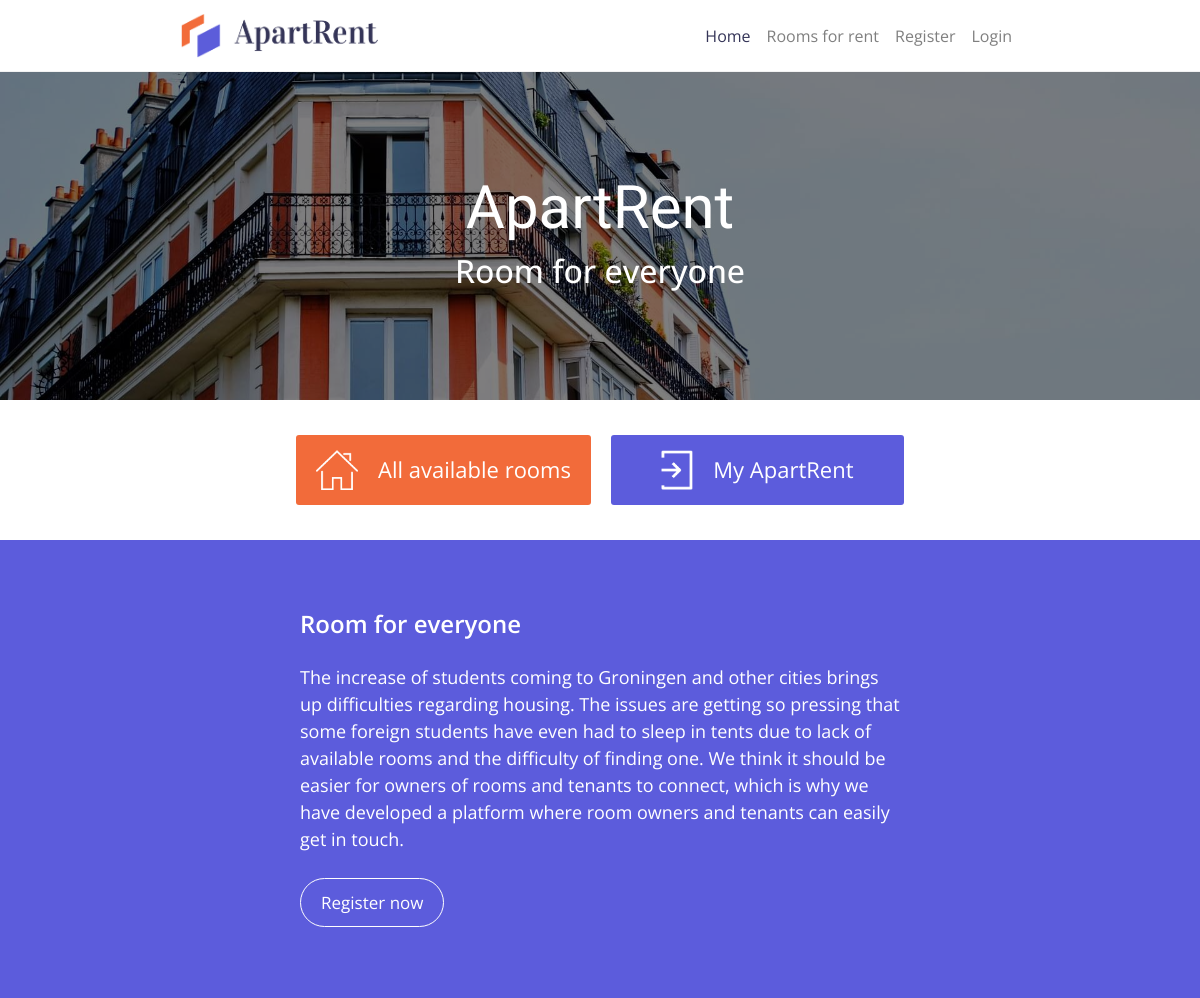
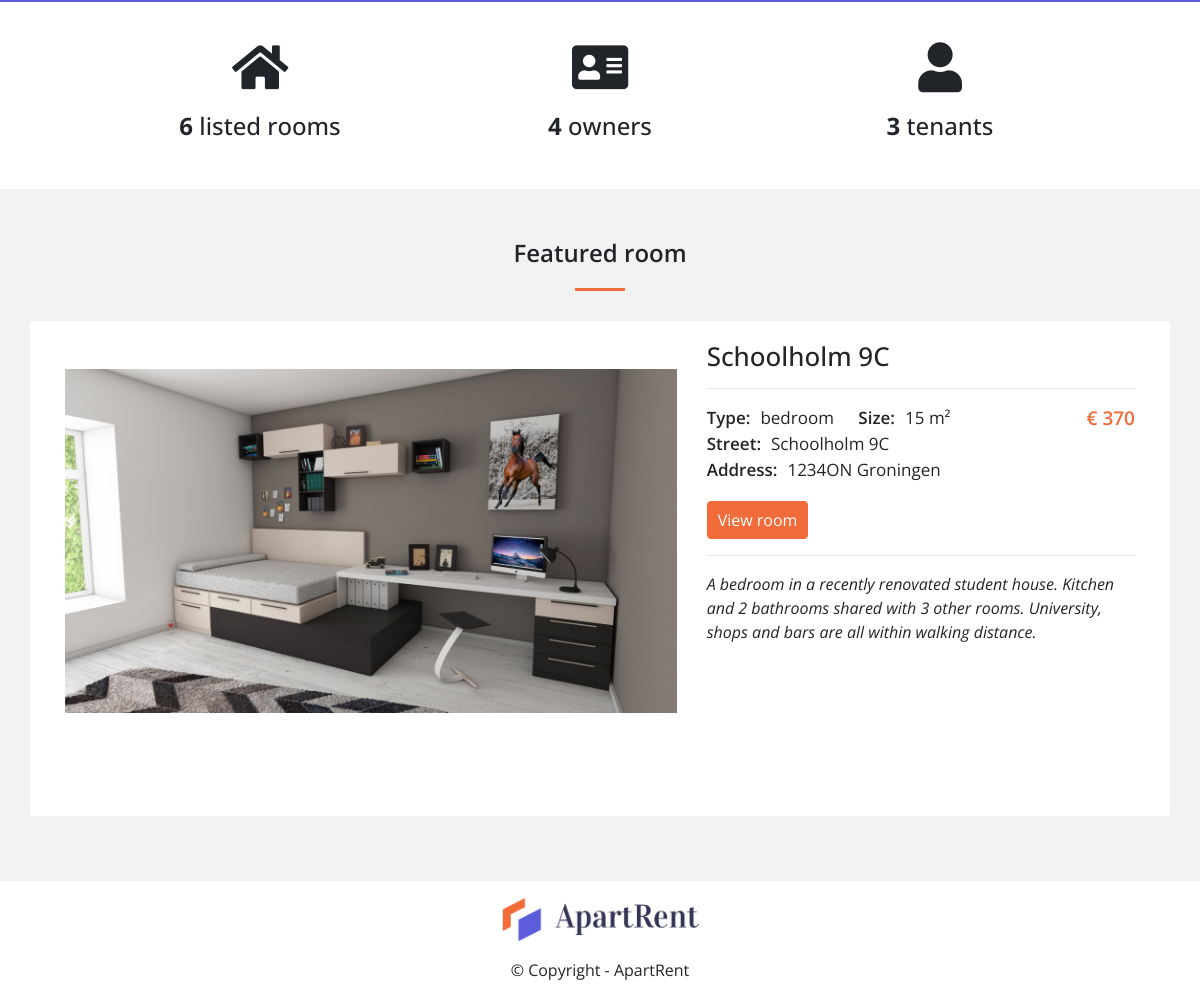
The page / on the database its author committed (2 pictures, top to bottom).
### tables this page shows
CREATE TABLE `rooms` (
  `id` int(11) NOT NULL,
  `owner_id` int(11) NOT NULL,
  `city` varchar(255) NOT NULL,
  `postal_code` varchar(255) NOT NULL,
  `street` varchar(255) NOT NULL,
  `street_number` int(11) NOT NULL,
  `addition` varchar(255) DEFAULT NULL,
  `size` int(11) NOT NULL,
  `type` varchar(255) NOT NULL,
  `price` int(11) NOT NULL,
  `description` varchar(255) NOT NULL
);

### views/home.php (the view, shortened to what this page needs)
<!doctype html>
<html lang="en">
    <head>
        <?= $head_upper_content ?>
        <link rel="stylesheet" href="/DDWT18_final/css/home.css">
        <link rel="stylesheet" href="/DDWT18_final/css/single-room.css">
    </head>
    <body>
        <?= $navigation ?>
        <div class="jumbotron jumbotron-fluid home-jumbo">
            <div class="container hero-container">
                <div class="hero-text">
                    <h1 class="display-4"><?= $header_title ?></h1>
                    <h2 class="display-6"><?= $header_subtitle ?></h2>
                </div>
            </div>
        </div>
        <div class="container-fluid home-button-section">
            <div class="row justify-content-center">
                <div class="home-btn-col">
                    <a href="/DDWT18_final/rentable-rooms/">
                        <div class="home-btn hb-1">
                            <img src="/DDWT18_final/resources/icons/appartments-icon.png">
                            <p>All available rooms</p>
                        </div>
                    </a>
                </div>
                <div class="home-btn-col">
                    <a href="/DDWT18_final/my-account/">
                        <div class="home-btn hb-2">
                          <img src="/DDWT18_final/resources/icons/my-account-icon.png">
                          <p>My ApartRent</p>
                        </div>
                    </a>
                </div>
            </div>
        </div>
        <div class="container-fluid intro-text-container">
            <div class="row justify-content-center intro-text-row">
                <div class="col-lg-6 col-md-8 col-sm-8 intro-text-col">
                    <h3 class="introduction-header">Room for everyone</h3>
                    <p class="intro-text">The increase of students coming to Groningen and other cities brings up difficulties regarding housing. The issues are getting so pressing that some foreign students have even had to sleep in tents due to lack of available rooms and the difficulty of finding one. We think it should be easier for owners of rooms and tenants to connect, which is why we have developed a platform where room owners and tenants can easily get in touch.</p>
                    <div class="intro-btn-wrapper"><?= $intro_btn ?></div>
                </div>
            </div>
        </div>
        <div class="container-fluid counter-container">
            <div class="row justify-content-center counter-row">
                <div class="col-12 counter-col">
                    <div class="row justify-content-center inner-counter-row">
                        <div class="col-3 col-xs-12 counter-inner-col">
                            <i class="fas fa-home counter-icon"></i>
                            <h4 class="counter-text"><b><?= $room_amnt ?></b> listed rooms</h4>
                        </div>
                        <div class="col-3 col-xs-12 counter-inner-col">
                            <i class="fas fa-address-card counter-icon"></i>
                            <h4 class="counter-text"><b><?= $owner_amnt ?></b> owners</h4>
                        </div>
                        <div class="col-3 col-xs-12 counter-inner-col">
                            <i class="fas fa-user counter-icon"></i>
                            <h4 class="counter-text"><b><?= $tenant_amnt ?></b> tenants</h4>
                        </div>
                    </div>
                </div>
            </div>
        </div>
        <div class="container featured-room-container">
            <h3 class="featured-text">Featured room</h3>
            <div class="divider-wrapper">
                <div class="divider"></div>
            </div>
            <div class="row sr-row r1">
                <div class="col-lg-7 slider-col order-lg-1 order-2">
                    <div class="slideshow-container">
                        <?php
                            foreach ($room_images as $image) {
                                echo get_slider_img_html($image);
                            }
                        ?>
                    </div>
                </div>
                <div class="room-info-col col-lg-5 order-lg-2 order-1">
                    <h2><?php echo(htmlspecialchars($room_info['street'] . ' ' . $room_info['street_number'] . $room_info['addition'])) ?></h2>
                    <hr>
                    <div class="room-info-wrapper">
                        <p class="room-info">
                            <span><strong>Type:</strong><?php echo htmlspecialchars($room_info['type']) ?></span>
                            <span><strong>Size:</strong><?php echo htmlspecialchars($room_info['size']) ?> m²</span>
                            <span class="price">€ <?php echo htmlspecialchars($room_info['price']) ?></span></span>
                            <br>
                            <span><strong>Street:</strong><?php echo htmlspecialchars($room_info['street'] . ' ' . $room_info['street_number'] . $room_info['addition']) ?></span><br>
                            <span><strong>Address:</strong><?php echo htmlspecialchars($room_info['postal_code'] . ' ' . $room_info['city'])?></span>
                        </p>
                        <div class="viewroom-btn-wrapper">
                            <a href="/DDWT18_final/room/?id=<?php echo $room_info['id'] ?>" class="view-room btn">View room</a>
                        </div>
                        <hr>
                    </div>
                    <div class="description">
                        <p><?php echo htmlspecialchars($room_info['description']) ?></p>
                    </div>
                </div>
            </div>
        </div>
        <?= $footer ?>
    </body>
</html>

### model.php (shortened to what this page needs)
<?php
function new_route($route_uri, $request_type) {
    $route_uri_expl = array_filter(explode('/', $route_uri));
    $current_path_expl = array_filter(explode('/', parse_url($_SERVER['REQUEST_URI'], PHP_URL_PATH)));
    if ($route_uri_expl == $current_path_expl && $_SERVER['REQUEST_METHOD'] == strtoupper($request_type)) {
        return true;
    }
}
function get_navigation($template, $active_id, $state, $role) {
    $navigation_exp = '
    <nav class="navbar fixed-top navbar-expand-lg navbar-light">
    <a href="/DDWT18_final/" class="navbar-brand">
        <img src="/DDWT18_final/resources/logo/apartrent-logo.png" class="navbar-logo" alt="">
    </a>
    <button class="navbar-toggler" type="button" data-toggle="collapse" data-target="#navbarSupportedContent" aria-controls="navbarSupportedContent" aria-expanded="false" aria-label="Toggle navigation">
    <span class="navbar-toggler-icon"></span>
    </button>
    <div class="collapse navbar-collapse" id="navbarSupportedContent">
    <ul class="navbar-nav mr-auto">';
    foreach ($template as $name => $info) {
        if ($info['role'] == $role or $info['role'] == 'all' ) {
            if ($info['state'] == $state or $info['state'] == 'neutral'){
                if ($name == $active_id) {
                    $navigation_exp .= '<li class="nav-item active">';
                    $navigation_exp .= '<a class="nav-link" href="' . $template[$active_id]['url'] . '">' . $template[$active_id]['name'] . '</a>';
                    }
                else {
                    $navigation_exp .= '<li class="nav-item">';
                    $navigation_exp .= '<a class="nav-link" href="' . $info['url'] . '">' . $info['name'] . '</a>';
                    }
            }
        }
        $navigation_exp .= '</li>';
    }
    $navigation_exp .= '
    </ul>
    </div>
    </nav>';
    return $navigation_exp;
}
function get_head_upper_content() {
    return '<meta charset="utf-8">
        <meta name="viewport" content="width=device-width, initial-scale=1, shrink-to-fit=no">
        <link rel="icon"
            type="image/png"
            href="/favicon.ico">
        <link href="https://fonts.googleapis.com/css?family=Vidaloka" rel="stylesheet">
        <link href="https://fonts.googleapis.com/css?family=Open+Sans:400,400i,600,600i,700,700i" rel="stylesheet">
        <link rel="stylesheet" href="https://use.fontawesome.com/releases/v5.6.3/css/all.css">
        <link rel="stylesheet" href="https://stackpath.bootstrapcdn.com/bootstrap/4.1.3/css/bootstrap.min.css"
>
        <link rel="stylesheet" href="/DDWT18_final/css/main.css">
        <script src="/DDWT18_final/js/main.js"></script>';
}
function get_footer_content() {
    return '<footer class="page-footer font-small">
        <div class="footer-img-wrapper">
            <img src="/DDWT18_final/resources/logo/apartrent-logo.png" class="navbar-logo" alt="">
        </div>
        <div class="footer-copyright text-center py-3">© <?php echo date("Y") ?> Copyright - ApartRent</div>
        </footer>';
}
function check_login() {
    if (isset($_SESSION['user_id'])){
        return true;
    } else {
        return false;
    }
}
function get_intro_button($pdo) {
    if (check_login()) {
        $user_id = $_SESSION['user_id'];
        if (is_owner($pdo, $user_id)) {
            $intro_btn = '<a class="intro-btn" href="/DDWT18_final/add-room/">List a room</a>';
        } else {
            $intro_btn = '<a class="intro-btn" href="/DDWT18_final/rentable-rooms/">Start searching now</a>';
        }
    } else {
        $intro_btn = '<a class="intro-btn" href="/DDWT18_final/register/">Register now</a>';
    }
    return $intro_btn;
}
function get_slider_img_html($image) {
    $template =
        '<div class="slides slider-fade">
            <img src="$img" style="width:100%">
        </div>';
    return strtr($template, array('$img' => $image));
}
function count_owners($pdo) {
    $stmt = $pdo->prepare('SELECT * FROM owner');
    $stmt->execute();
    $owners = $stmt->rowCount();
    return $owners;
}
function count_tenants($pdo) {
    $stmt = $pdo->prepare('SELECT * FROM tenant');
    $stmt->execute();
    $tenants = $stmt->rowCount();
    return $tenants;
}
function count_rooms($pdo) {
    $stmt = $pdo->prepare('SELECT * FROM rooms');
    $stmt->execute();
    $rooms = $stmt->rowCount();
    return $rooms;
}
function get_random_room_id($pdo) {
    $stmt = $pdo->prepare('SELECT id FROM rooms ORDER BY RAND() LIMIT 1;');
    $stmt->execute();
    $result = $stmt->fetchAll();
    return $result[0]['id'];
}
function get_room_info($pdo, $room_id) {
    $stmt = $pdo->prepare('SELECT * FROM rooms WHERE id = ?');
    $stmt->execute([$room_id]);
    $rooms = $stmt->fetchAll();
    $room = $rooms[0];
    $room_exp = Array();
    foreach ($room as $key => $value){
        $room_exp[$key] = htmlspecialchars($value);
    }
    return $room_exp;
}
function get_images($room_id) {
    $dir = "resources/rooms/" . strval($room_id);
    $files = glob($dir . "/*.{jpg,png}", GLOB_BRACE);
    $images = Array();
    foreach ($files as $key => $value){
        $trimmed = '/DDWT18_final/' . $value;
        $images[$key] = $trimmed;
    }
    return $images;
}

### css/main.css (style rules this page uses)
body { font-family: 'Open Sans', sans-serif; background-color: #f2f2f2; }
footer { padding-top: 16px; background-color: #fff; }
.footer-img-wrapper { display: flex; justify-content: center; }
.navbar-logo { max-height: 45px; }
.navbar { border-bottom: 1px solid #f2f2f2; background-color: #fff; }
.navbar-light .navbar-nav .active>.nav-link { color: #353558; }
@media screen and (min-width: 1200px) { .navbar { padding-left: 15%; padding-right: 15%; } }
@media screen and (min-width: 992px) { .navbar .mr-auto { margin-right: 0!important; margin-left: auto; } }
.jumbotron { color: white; background-position: center; background-repeat: no-repeat; background-size: cover; position: relative; margin-bottom: 0; }
.jumbotron:before { content:""; display: block; position: absolute; top: 0; left: 0; width: 100%; background-color: rgba(0, 0, 0, .5); }
@media screen and (min-width: 992px) { .jumbotron { padding-top: 71px; padding-bottom: 71px; } }
@media screen and (min-width: 992px) { .jumbotron { height: 500px; } }
@media screen and (min-width: 992px) { .jumbotron:before { height: 500px; } }
@media screen and (min-width: 992px) { .hero-container { padding-top: 70px; } }
@media screen and (min-width: 768px) { .jumbotron { padding-top: 71px; padding-bottom: 71px; } }
@media screen and (min-width: 768px) { .jumbotron:before { height: 400px; } }
@media screen and (min-width: 768px) { .jumbotron { height: 400px; } }
@media screen and (min-width: 768px) { .hero-container { padding-top: 70px; } }
@media screen and (min-width: 768px) { .hero-text h1 { font-size: 60px; } }
.hero-container { position: relative; display: flex; align-items: center; justify-content: center; height: 100%; }
.hero-text { text-align: center; }
.hero-text h1 { font-family: 'Vidaloka', serif; }

### css/home.css (style rules this page uses)
.jumbotron.home-jumbo { background-image: url("/DDWT18_final/resources/headers/home-header.jpg"); }
.home-button-section .row { padding-top: 35px; padding-bottom: 35px; background-color: #fff; }
.hb-1 { background-color: #f26b3a; }
.hb-2 { background-color: #5c5cdc; }
.home-btn img { max-height: 40px; padding-right: 20px; -webkit-transform: perspective(1px) translateZ(0); transform: perspective(1px) translateZ(0); box-shadow: 0 0 1px rgba(0, 0, 0, 0); -webkit-transition-duration: 0.3s; transition-duration: 0.3s; -webkit-transition-property: transform; transition-property: transform; }
.home-btn { padding: 15px 20px 15px 20px; border-radius: 3px; display: flex; align-items: center; justify-content: center; max-width: 320px; min-width: 293px; }
.home-btn p { color: #fff; margin-bottom: 0; font-size: 22px; }
.home-btn-col { display: flex; justify-content: center; margin-left: 10px; margin-right: 10px; }
.intro-text-container { background-color: #5c5cdc; }
.intro-text-col { padding: 70px 0 85px 0; }
.intro-text-container h3 { color: #fff; font-weight: 600; margin-bottom: 25px; }
p.intro-text { color: #fff; font-size: 18px; }
p.intro-text:last-of-type { margin-bottom: 37px; }
a.intro-btn { color: #fff; padding: 12px 20px 12px 20px; border: 1px #fff solid; border-radius: 50px; font-size: 17px; }
.counter-container { background-color: #fff; margin-bottom: 40px; }
.counter-inner-col { padding: 20px; margin: 20px; }
.counter-icon { font-size: 50px; width: 100%; text-align: center; }
.counter-text { text-align: center; margin-top: 20px; }
.featured-text { font-weight: 600; margin-bottom: 20px; text-align: center; }
.divider-wrapper { display: flex; justify-content: center; margin-bottom: 30px; }
.divider { width: 50px; height: 3px; background-color: #f26b3a; }
.featured-room-container { padding-top: 10px; padding-bottom: 30px; }
h3.introduction-header { text-align: left; }
a.view-room { color: #fff; background-color: #f26b3a; border-radius: 4px; margin-top: 15px; padding: 6px 10px 6px 10px; text-decoration: none; border: 1px solid #f26b3a; }
a.view-room.btn { margin-top: 2px; }

### rows shown on the page
rooms: street+street_number+addition "Schoolholm 9C", type "bedroom", size "15", price "370", postal_code+city "1234ON Groningen", description "A bedroom in a recently renovated student house. Kitchen and 2 bathrooms shared with 3 other rooms. University, shops and bars are all within walking distance."

### other values the page prints
$template[$active_id]['name'] "Home"
$info['name'] "Rooms for rent"
$info['name'] "Register"
$info['name'] "Login"
$header_title "ApartRent"
$header_subtitle "Room for everyone"
$room_amnt "6"
$owner_amnt "4"
$tenant_amnt "3"
